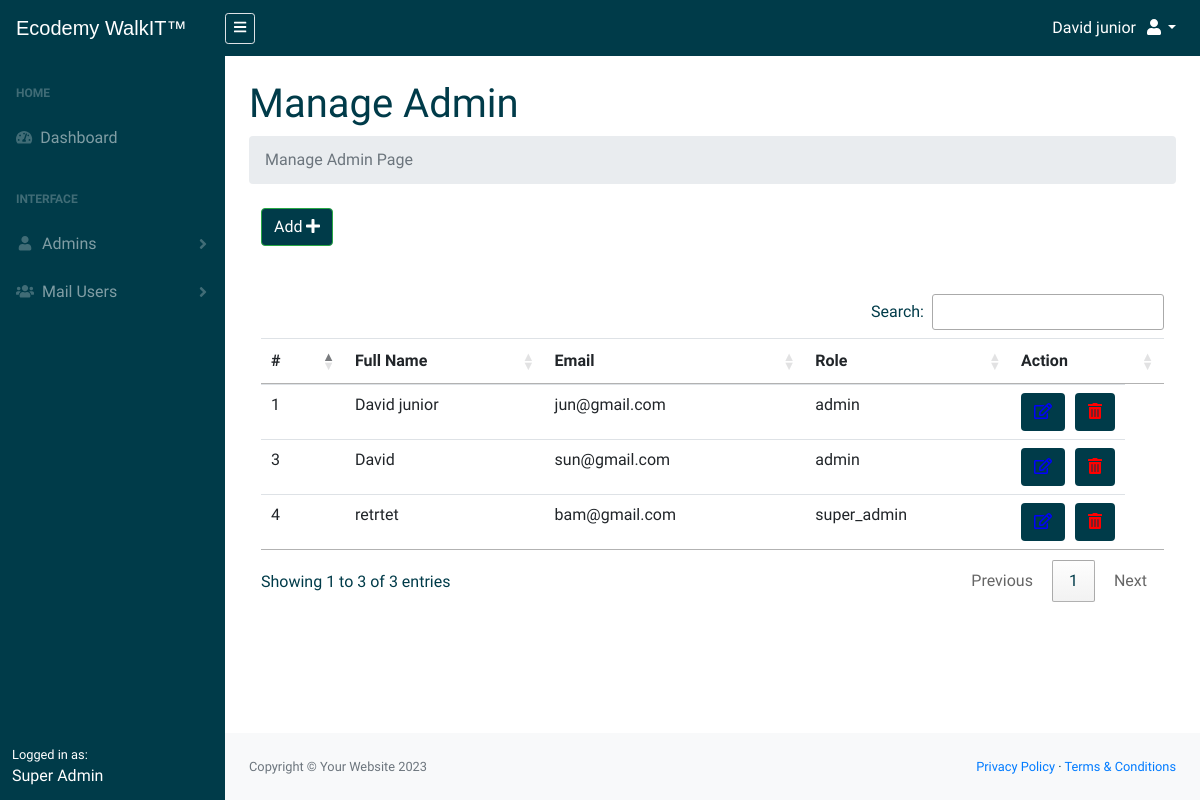
Page /super_admin/manage-admins.php (signed in) on the earlier database version.
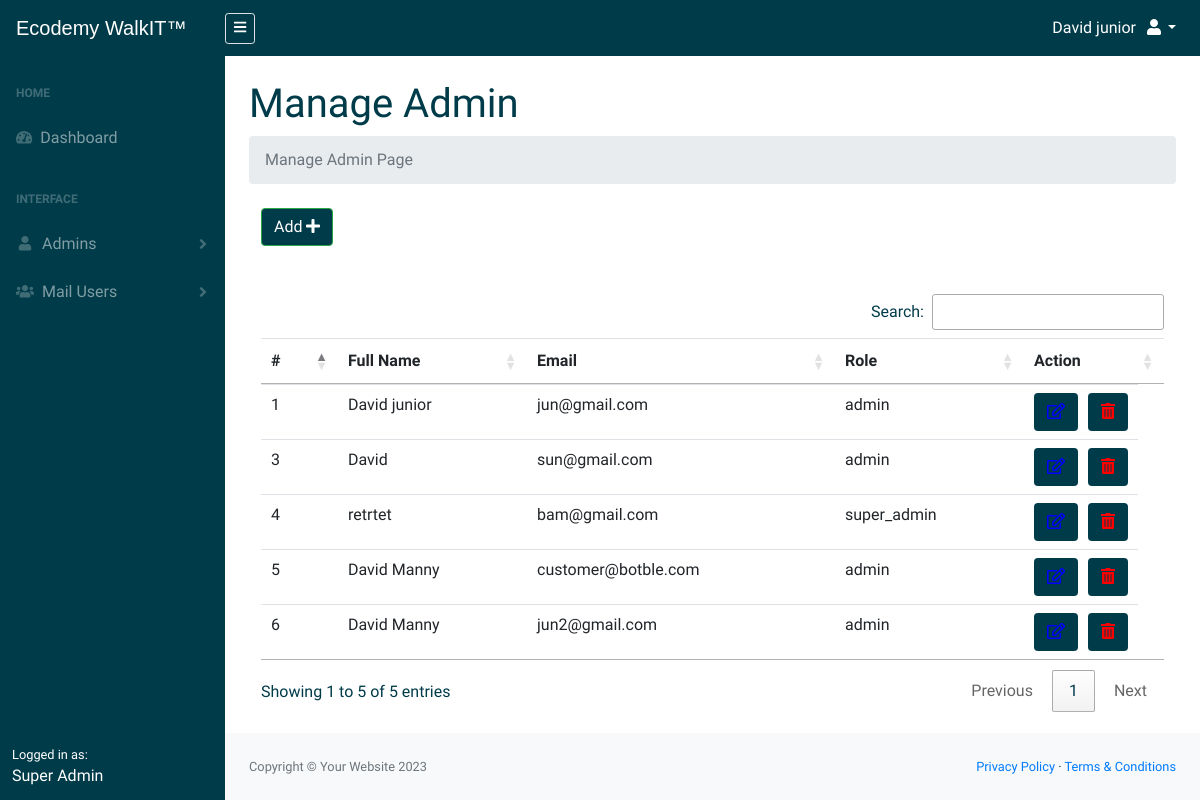
Same page on the later database version.
### tables this page shows
CREATE TABLE `users` (
  `user_id` int(11) NOT NULL,
  `names` varchar(255) NOT NULL,
  `country` varchar(200) DEFAULT NULL,
  `mobile_code` varchar(11) DEFAULT NULL,
  `mobile_no` varchar(100) DEFAULT NULL,
  `email` varchar(200) NOT NULL,
  `company_name` varchar(255) DEFAULT NULL,
  `logo` varchar(255) DEFAULT NULL,
  `address` varchar(255) DEFAULT NULL,
  `role` varchar(100) NOT NULL,
  `url` text DEFAULT NULL,
  `password` varchar(255) NOT NULL,
  `registered_on` timestamp NOT NULL DEFAULT current_timestamp() ON UPDATE current_timestamp()
);

### super_admin/manage-admins.php (the view, shortened to what this page needs)
<?php
require 'functions/dbconn.php';
$sql = 'SELECT * FROM users';
$statement = $connection->prepare($sql);
$statement->execute();
$admins = $statement->fetchAll(PDO::FETCH_ASSOC);
?>
<?php
include('include/header.php');
?>
<?php
include('include/sidebar.php');
?>
<main>
    <div class="container-fluid">
        <h1 class="mt-4">Manage Admin</h1>
        <ol class="breadcrumb mb-4">
            <li class="breadcrumb-item active">Manage Admin Page</li>
        </ol>
        <div class="col-md-12">
            <div class="demo-box m-t-20">
                <div class="m-b-30">
                    <a href="add-admins.php">
                        <button id="addToTable" class="btn btn-success waves-effect waves-light">Add <i class="fa fa-plus"></i></button>
                    </a>
                </div>
                <br>
                <br>
                <div class="table-responsive">
                    <table class="table m-0 table-colored-bordered table-bordered-primary" id="dataTable">
                        <thead>
                            <tr>
                                <th>#</th>
                                <th>Full Name</th>
                                <th>Email</th>
                                <th>Role</th>
                                <th>Action</th>
                            </tr>
                        </thead>
                        <tbody>
                            <?php foreach ($admins as $admin) : ?>
                                <tr>
                                    <td><?php echo $admin['user_id']; ?></td>
                                    <td><?php echo $admin['names']; ?></td>
                                    <td><?php echo $admin['email']; ?></td>
                                    <td><?php echo $admin['role']; ?></td>
                                    <td style="display: inline-flex;">
                                        <form action="edit-admin.php" method="post">
                                            <button type="submit" name="btn_edit" class="btn" style="color: blue;"><i class="far fa-edit"></i></button>
                                        </form>
                                        <form action="manage-admins.php" method="post">
                                            <button type="submit" name="delete_btn" class="btn" onclick="return confirm('Are you sure you want to delete this record?');" style="margin-left: 10px;color: red;"><i class="fas fa-trash-alt"></i></button>
                                        </form>
                                    </td>
                                </tr>
                            <?php endforeach; ?>
                        </tbody>
                    </table>
                </div>
            </div>
        </div>
    </div>
</main>
<?php
include('include/footer.php');
?>
<?php
include('include/scripts.php');
?>

### super_admin/include/header.php (shortened to what this page needs)
<?php
if (!isset($_SESSION['email'])) {
    header("Location: ../signin");
} else {
    $fullname = $_SESSION['fullname'];
}
?>
<!DOCTYPE html>
<html lang="en">
<head>
    <link href="assets/css/styles.css" rel="stylesheet" />
    <link href="assets/css/custom-css.css" rel="stylesheet" />
    <link href="https://cdn.datatables.net/1.10.20/css/dataTables.bootstrap4.min.css" rel="stylesheet" />
    <link href="https://cdn.jsdelivr.net/npm/summernote@0.8.18/dist/summernote.min.css" rel="stylesheet">
    <link rel="stylesheet" type="text/css" href="https://cdn.datatables.net/buttons/1.6.4/css/buttons.dataTables.min.css">
    <link rel="stylesheet" type="text/css" href="https://cdn.datatables.net/1.10.22/css/jquery.dataTables.min.css">
</head>
<body class="sb-nav-fixed">

### super_admin/include/sidebar.php (shortened to what this page needs)
<nav class="sb-topnav navbar navbar-expand bg-menu">
    <a class="navbar-brand title text-white" href="index.php">Ecodemy WalkIT™</a>
    <button class="btn text-white border btn-sm order-1 order-lg-0" id="sidebarToggle" href="#"><i class="fas fa-bars"></i></button>
    <ul class="navbar-nav ml-auto ml-md-0">
        <li class="nav-item dropdown">
            <a class="nav-link dropdown-toggle text-white" id="userDropdown" href="#" role="button" data-toggle="dropdown" aria-haspopup="true" aria-expanded="false"><?= $fullname; ?> &nbsp;<i class="fas fa-user fa-fw"></i></a>
        </li>
    </ul>
</nav>
<div id="layoutSidenav" class="bg-sidebar">
    <div id="layoutSidenav_nav">
        <nav class="sb-sidenav accordion sb-sidenav-dark" id="sidenavAccordion">
            <div class="sb-sidenav-menu bg-menu">
                <div class="nav">
                    <div class="sb-sidenav-menu-heading">Home</div>
                    <a class="nav-link" href="index">
                        <div class="sb-nav-link-icon"><i class="fas fa-tachometer-alt"></i></div>
                        Dashboard
                    </a>
                    <div class="sb-sidenav-menu-heading">Interface</div>
                    <a class="nav-link collapsed" href="#" data-toggle="collapse" data-target="#Layouts" aria-expanded="false" aria-controls="collapseLayouts">
                        <div class="sb-nav-link-icon"><i class="fas fa-user fa-fw"></i></div>
                        Admins
                        <div class="sb-sidenav-collapse-arrow"><i class="fas fa-angle-down"></i></div>
                    </a>
                    <a class="nav-link collapsed" href="#" data-toggle="collapse" data-target="#coll" aria-expanded="false" aria-controls="collapseLayouts">
                        <div class="sb-nav-link-icon"><i class="fas fa-users fa-fw"></i></div>
                        Mail Users
                        <div class="sb-sidenav-collapse-arrow"><i class="fas fa-angle-down"></i></div>
                    </a>
                </div>
            </div>
            <div class="sb-sidenav-footer bg-menu">
                <div class="small">Logged in as:</div>
                Super Admin
            </div>
        </nav>
    </div>
    <div id="layoutSidenav_content">

### super_admin/include/footer.php
<footer class="py-4 bg-light mt-auto">
    <div class="container-fluid">
        <div class="d-flex align-items-center justify-content-between small">
            <div class="text-muted">Copyright &copy; Your Website <?php echo date("Y"); ?></div>
            <div>
                <a href="#">Privacy Policy</a>
                &middot;
                <a href="#">Terms &amp; Conditions</a>
            </div>
        </div>
    </div>
</footer>
</div>
</div>

### super_admin/include/scripts.php (shortened to what this page needs)
</body>
</html>

### super_admin/assets/css/custom-css.css (style rules this page uses)
.title { font-family: "Cooper Hewitt", Arial, sans-serif !important; }
body { font-family: Raleway !important; }
.btn { background-color: #003b49; color: white; }
.bg-sidebar { background-color: white; color: #003b49; }
.bg-menu { background-color: #003b49; color: white; }

Differences in the rows shown:
added users: user_id "5", names "David Manny", email "customer@botble.com", role "admin"
added users: user_id "6", names "David Manny", email "jun2@gmail.com", role "admin"
Other differences:
text written by a page script: "Search: Showing 1 to 3 of 3 entries Previous 1 Next" → "Search: Showing 1 to 5 of 5 entries Previous 1 Next"
